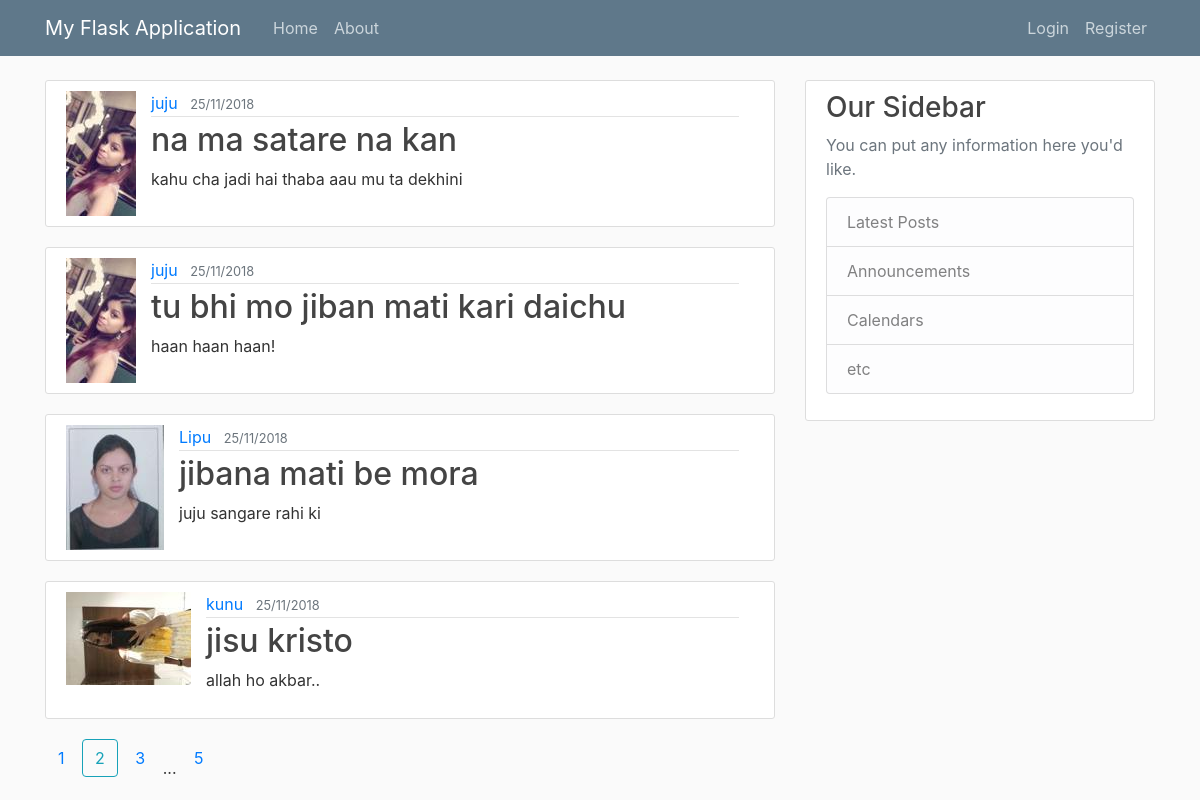
The page /home?page=2 on the database its author committed.
### myFlaskApplication/models.py (models this page shows, shortened)
class Post(db.Model):
    id = db.Column(db.Integer, primary_key=True)
    title = db.Column(db.String(100), nullable=False, )
    date_posted = db.Column(db.DateTime, nullable=False, default=datetime.utcnow)
    content = db.Column(db.Text, nullable=False)
    user_id = db.Column(db.Integer, db.ForeignKey('user.id'), nullable=False)

class User(db.Model, UserMixin):
    id = db.Column(db.Integer, primary_key=True)
    username = db.Column(db.String(20), unique=True, nullable=False)
    email = db.Column(db.String(20), unique=True, nullable=False)
    image_file = db.Column(db.String(20), nullable=False, default='default.jpg')
    password = db.Column(db.String(60), nullable=False)
    posts = db.relationship('Post', backref='author', lazy=True)

### myFlaskApplication/routes.py (the view)
@myFlaskApp.route("/")
@myFlaskApp.route("/home")
def home():
    page = request.args.get('page', 1, type=int)
    posts = Post.query.order_by(Post.date_posted.desc()).paginate(page=page, per_page=4)
    return render_template('home.html', posts=posts, title='Home Page!')

### myFlaskApplication/templates/home.html
{% extends "layout.html" %}
{% block content %}
    {% for post in posts.items %}
        <article class="media content-section">
          <div class="media-left media-top">
              <img class="media-object" src="{{ url_for('static', filename='profile_pics/' + post.author.image_file) }}">
          </div>
          <div class="media-body container">
            <div class="article-metadata">
              <a class="mr-2" href="{{ url_for('user_posts', username=post.author.username) }}">{{ post.author.username }}</a>
              <small class="text-muted">{{ post.date_posted.strftime('%d/%m/%Y') }}</small>
            </div>
            <h2><a class="article-title" href="{{ url_for('post', post_id=post.id) }}">{{ post.title }}</a></h2>
            <p class="article-content">{{ post.content }}</p>
          </div>
        </article>
    {% endfor %}
    {% for page_num in posts.iter_pages(left_edge=1, right_edge=1, left_current=1, right_current=2) %}
        {% if page_num %}
            {% if posts.page == page_num %}
                <a class="btn btn-outline-info mb-4" href="{{ url_for('home', page=page_num) }}">{{ page_num }}</a>
            {% else %}
                <a class="btn mb-4" href="{{ url_for('home', page=page_num) }}">{{ page_num }}</a>
            {% endif %}
        {% else %}
            ...
        {% endif %}
    {% endfor %}
{% endblock content %}

### myFlaskApplication/static/main.css (style rules this page uses)
body { background: #fafafa; color: #333333; margin-top: 5rem; }
h1, h2, h3, h4, h5, h6 { color: #444444; }
.content-section { background: #ffffff; padding: 10px 20px; border: 1px solid #dddddd; border-radius: 3px; margin-bottom: 20px; }
.article-title { color: #444444; }
.article-content { white-space: pre-line; }
.article-metadata { padding-bottom: 1px; margin-bottom: 4px; border-bottom: 1px solid #e3e3e3 }

### rows shown on the page
Post: image_file (picture), author.username "juju", date_posted "25/11/2018", title "na ma satare na kan", content "kahu cha jadi hai thaba aau mu ta dekhini"
Post: image_file (picture), author.username "juju", date_posted "25/11/2018", title "tu bhi mo jiban mati kari daichu", content "haan haan haan!"
Post: image_file (picture), author.username "Lipu", date_posted "25/11/2018", title "jibana mati be mora", content "juju sangare rahi ki"
Post: image_file (picture), author.username "kunu", date_posted "25/11/2018", title "jisu kristo", content "allah ho akbar.."

### other values the page prints
{{ page_num }} "1" "3" "5"
{{ page_num }} "2"
